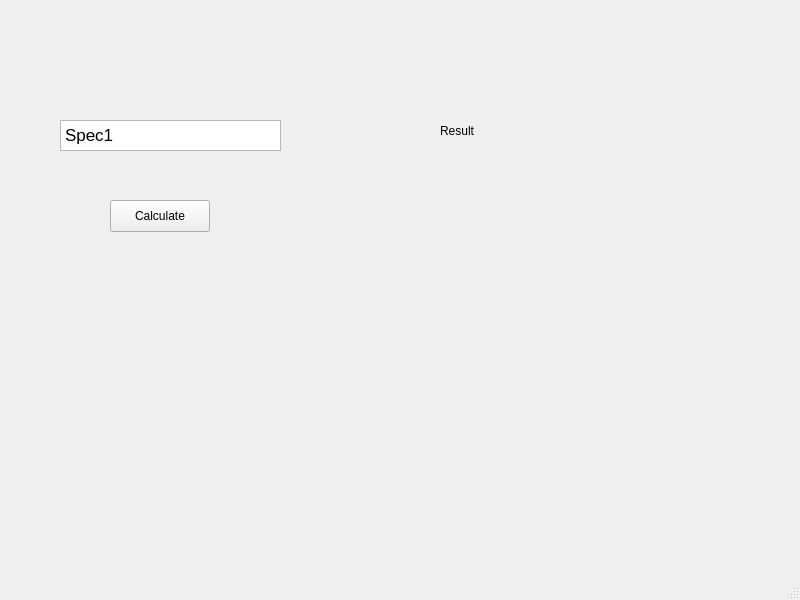
<?xml version="1.0" encoding="UTF-8"?>
<ui version="4.0">
 <class>MainWindow</class>
 <widget class="QMainWindow" name="MainWindow">
  <property name="geometry">
   <rect>
    <x>0</x>
    <y>0</y>
    <width>800</width>
    <height>600</height>
   </rect>
  </property>
  <property name="windowTitle">
   <string>MainWindow</string>
  </property>
  <widget class="QWidget" name="centralwidget">
   <widget class="QLabel" name="label">
    <property name="geometry">
     <rect>
      <x>440</x>
      <y>30</y>
      <width>141</width>
      <height>201</height>
     </rect>
    </property>
    <property name="text">
     <string>Result</string>
    </property>
   </widget>
   <widget class="QTextEdit" name="textEdit">
    <property name="geometry">
     <rect>
      <x>60</x>
      <y>120</y>
      <width>221</width>
      <height>31</height>
     </rect>
    </property>
    <property name="html">
     <string>&lt;!DOCTYPE HTML PUBLIC &quot;-//W3C//DTD HTML 4.0//EN&quot; &quot;http://www.w3.org/TR/REC-html40/strict.dtd&quot;&gt;
&lt;html&gt;&lt;head&gt;&lt;meta name=&quot;qrichtext&quot; content=&quot;1&quot; /&gt;&lt;meta charset=&quot;utf-8&quot; /&gt;&lt;style type=&quot;text/css&quot;&gt;
p, li { white-space: pre-wrap; }
hr { height: 1px; border-width: 0; }
li.unchecked::marker { content: &quot;\2610&quot;; }
li.checked::marker { content: &quot;\2612&quot;; }
&lt;/style&gt;&lt;/head&gt;&lt;body style=&quot; font-family:'.AppleSystemUIFont'; font-size:13pt; font-weight:400; font-style:normal;&quot;&gt;
&lt;p style=&quot; margin-top:0px; margin-bottom:0px; margin-left:0px; margin-right:0px; -qt-block-indent:0; text-indent:0px;&quot;&gt;Spec1&lt;/p&gt;&lt;/body&gt;&lt;/html&gt;</string>
    </property>
   </widget>
   <widget class="QPushButton" name="pushButton">
    <property name="geometry">
     <rect>
      <x>110</x>
      <y>200</y>
      <width>100</width>
      <height>32</height>
     </rect>
    </property>
    <property name="text">
     <string>Calculate</string>
    </property>
   </widget>
  </widget>
  <widget class="QMenuBar" name="menubar">
   <property name="geometry">
    <rect>
     <x>0</x>
     <y>0</y>
     <width>800</width>
     <height>24</height>
    </rect>
   </property>
  </widget>
  <widget class="QStatusBar" name="statusbar"/>
 </widget>
 <resources/>
 <connections/>
</ui>
